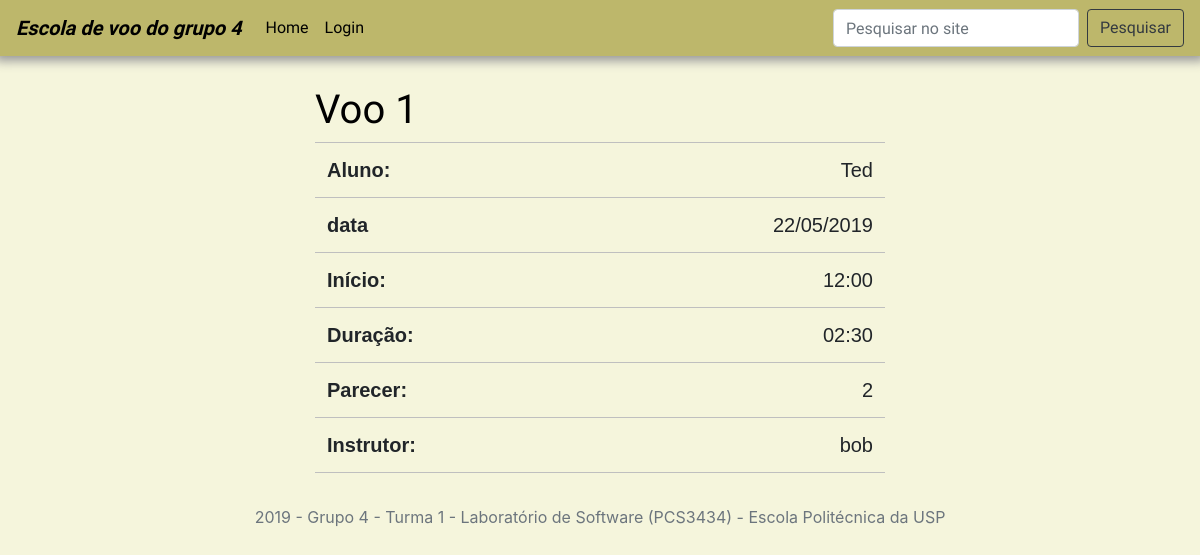
/voo/1, run on the app's committed database.
### LabSoft_Grupo_04/project/models/voo.py (models this page shows, shortened)
class Voo(db.Model):
    __tablename__ = 'voo'
    voo_id = db.Column(db.Integer, primary_key=True)
    dataVoo = db.Column(db.DateTime, nullable=False, default=datetime.utcnow)
    duracaoVoo = db.Column(db.String(5), nullable=False)
    horaSaida = db.Column(db.String(5), nullable=False)
    parecer = db.Column(db.Integer, nullable=False)
    aluno_id = db.Column(db.Integer, db.ForeignKey('aluno.usuario_id'), nullable=False)
    instrutor_breve = db.Column(db.String(60), db.ForeignKey('instrutor.breve'), nullable=False)

### LabSoft_Grupo_04/project/models/aluno.py (models this page shows, shortened)
class Aluno(Usuario, UserMixin):
    __tablename__ = 'aluno'
    usuario_id = db.Column(db.Integer, primary_key=True)
    voos = db.relationship('Voo', backref='aluno', lazy=True)
    horas_de_voo = db.Column(db.Integer, nullable = False, default = 0)

### LabSoft_Grupo_04/project/models/instrutor.py (models this page shows, shortened)
class Instrutor(Usuario, UserMixin):
    __tablename__ = 'instrutor'
    breve = db.Column(db.String(5), primary_key = True)
    voos = db.relationship('Voo', backref='instrutor', lazy=True)

### LabSoft_Grupo_04/project/routes/voo.py (the view)
@app.route('/voo/<int:voo_id>', methods=['GET', 'POST'])
def visualizar_voo(voo_id):
        voo = Voo.query.get_or_404(voo_id)
        return render_template('visualizar_voo.html', title='Voo {voo.voo_id}', voo=voo)

### LabSoft_Grupo_04/project/templates/visualizar_voo.html (shortened to what this page needs)
{% extends 'layout.html' %}
{% block content %}
    <div class="container-fluid">
        <div class="row">
            <div class="col-md-2 col-lg-3"></div>
            <div class="col-md-8 col-lg-6" id="container-table">
                <div class="table-responsive">
                    <h1 class="article-title" id="content-title">Voo {{ voo.voo_id }}</h1>
                    <table class="table table-hover">
                        <tbody>
                                <tr>
                                    <th id="table-border">Aluno: </th>
                                    <td id="table-border">{{ voo.aluno.nome }}</td>
                                </tr>
                                <tr>
                                    <th id="table-border">data</th>
                                    <td id="table-border">{{ voo.dataVoo.strftime('%d/%m/%Y') }}</td>
                                </tr>
                                <tr>
                                    <th id="table-border">Início: </th>
                                    <td id="table-border">{{ voo.horaSaida }}</td>
                                </tr>
                                <tr>
                                    <th id="table-border">Duração: </th>
                                    <td id="table-border">{{ voo.duracaoVoo }}</td>
                                </tr>
                                <tr>
                                    <th id="table-border">Parecer: </th>
                                    <td id="table-border">{{ voo.parecer }}</td>
                                </tr>
                                <tr>
                                    <th id="table-border">Instrutor: </th>
                                    <td id="table-border">{{ voo.instrutor.nome }}</td>
                                </tr>
                        </tbody>
                    </table>
                </div>
            </div>
            <div class="col-md-2 col-lg-3"></div>
        </div>
    </div>
{% endblock content %}

### LabSoft_Grupo_04/project/static/styles.css (style rules this page uses)
body { background-color: beige; }
#content-title { font-family: 'Stylish', sans-serif; color: black !important; }
table { font-family: 'Montserrat', sans-serif; font-size: 20px; margin: auto; }
td { text-align:right; }
#table-border { border-bottom: 1px solid #BFBFBF; border-top: 1px solid #BFBFBF; }

### data on the page
Voo: voo_id "1", dataVoo "22/05/2019", horaSaida "12:00", duracaoVoo "02:30", parecer "2"
Aluno: aluno.nome "Ted"
Instrutor: instrutor.nome "bob"
